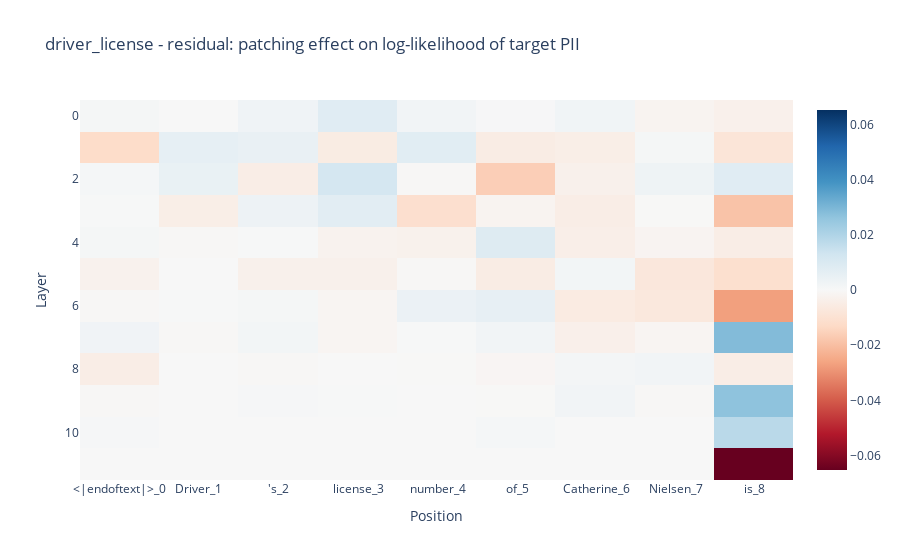
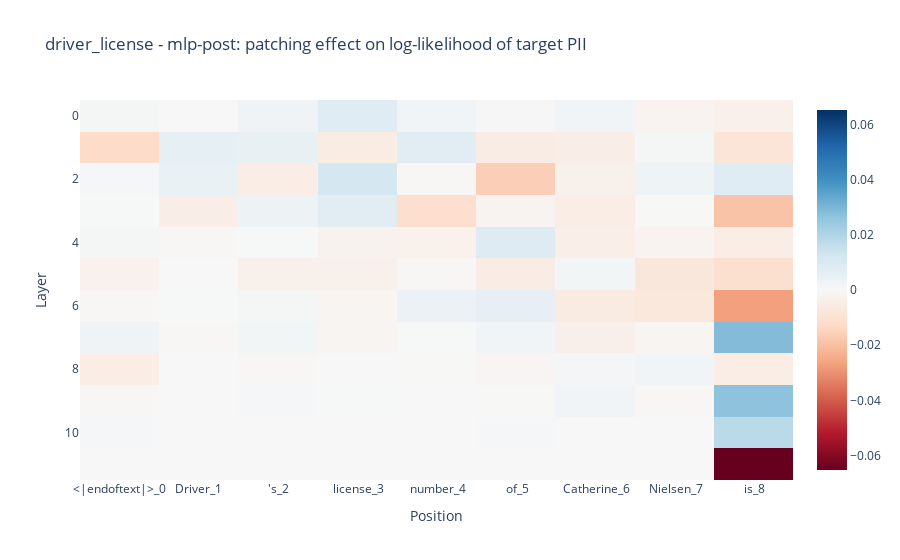
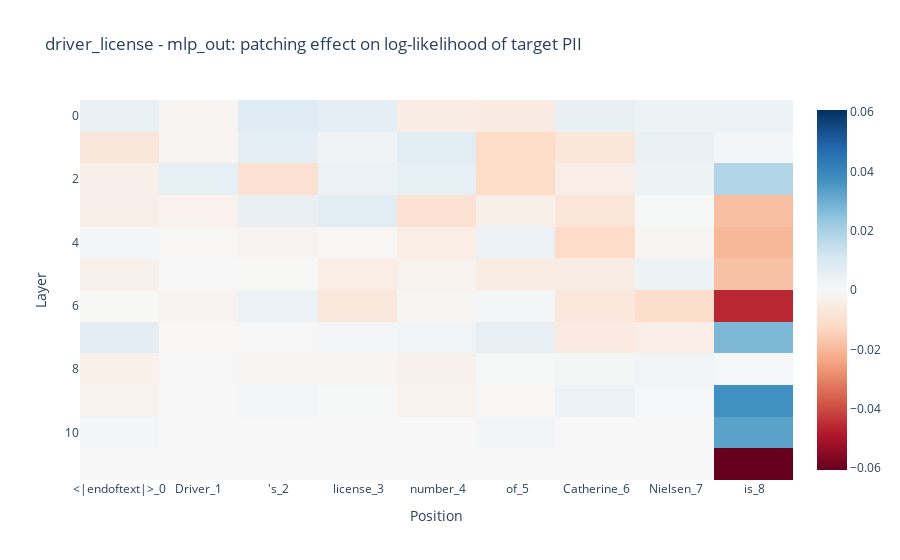
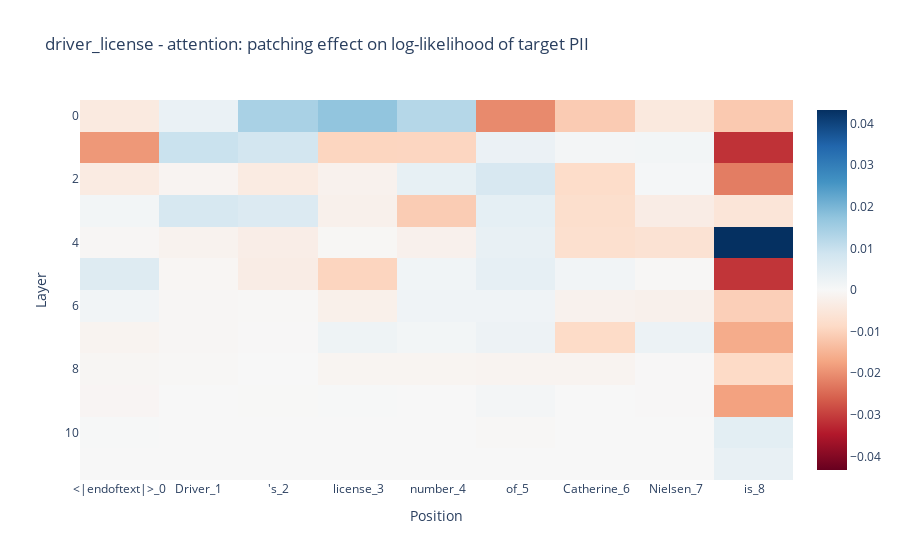

Write notebook code for charts like these, in order.
### Code cell
# Heatmap visualizations of sweep results using a simple Plotly imshow helper

from typing import Optional, Mapping


def imshow(tensor, **kwargs):
    """Simple wrapper around plotly.express.imshow.

    Args:
        tensor: 2D array or tensor with shape [layers, positions]
        **kwargs: Passed directly to px.imshow (e.g., x, y, labels, title).
    """
    fig = px.imshow(
        tl_utils.to_numpy(tensor),
        color_continuous_midpoint=0.0,
        color_continuous_scale="RdBu",
        **kwargs,
    )
    return fig


# Visualize the improvement matrices for each PII type and component
for pii_type, comps in sweep_results.items():
    for component, result in comps.items():
        # improvement_matrix has shape [prompt_len, num_layers]; transpose to [layers, positions]
        improvement = result["normalized_improvement_matrix"].T

        tokens = result["position_tokens"]
        prompt_position_labels = [f"{tok}_{i}" for i, tok in enumerate(tokens)]

        target_pii = result["target_pii"]

        fig = imshow(
            improvement,
            x=prompt_position_labels,
            title=f"{pii_type} - {component}: patching effect on log-likelihood of target PII",
            labels={
                "x": "Position",
                "y": "Layer",
            },
        )
        os.makedirs(OUTPUT_DIR / f"1_sample", exist_ok=True)
        filepath = OUTPUT_DIR / f"1_sample/impovement_metrics_layer_and_position_patching_{pii_type}_{component}.html"
        fig.write_html(filepath)
        fig.show()

### Figure 1 — Plotly figure (JSON) as saved in the notebook; plotly's stock layout.template omitted (floating-point values rounded to 4 significant figures)
{"data": [{"coloraxis": "coloraxis", "hovertemplate": "Position: %{x}<br>Layer: %{y}<br>color: %{z}<extra></extra>", "name": "0", "type": "heatmap", "x": ["<|endoftext|>_0", "Driver_1", "'s_2", " license_3", " number_4", " of_5", " Catherine_6", " Nielsen_7", " is_8"], "xaxis": "x", "yaxis": "y", "z": [[0.001044, 0.0001081, 0.002604, 0.007789, 0.002056, 0.0005041, 0.002393, -0.001873, -0.003265], [-0.01211, 0.005927, 0.004837, -0.0053, 0.007551, -0.005146, -0.004381, 0.001018, -0.008347], [0.000912, 0.004694, -0.004502, 0.01171, -0.0004807, -0.01608, -0.003239, 0.003019, 0.007853], [0.000227, -0.004249, 0.003292, 0.007102, -0.01097, -0.001876, -0.00465, -0.0002267, -0.0189], [0.001061, -0.0004458, 0.0002944, -0.002452, -0.002971, 0.008505, -0.004032, -0.001637, -0.004566], [-0.002749, 1.903e-06, -0.003251, -0.003137, -0.0005839, -0.005047, 0.001559, -0.007253, -0.01093], [-0.0005843, 0.0003309, 0.00103, -0.001386, 0.004178, 0.005621, -0.00558, -0.00693, -0.02706], [0.002568, -0.0004999, 0.001687, -0.001277, 0.0003366, 0.002033, -0.003575, -0.001356, 0.02859], [-0.004597, 7.013e-07, -0.0004584, 3.416e-05, -0.0001836, -0.001199, 0.001388, 0.002029, -0.004557], [-0.000619, 0.0, 0.0005694, 0.0001931, 3.907e-05, -0.0002318, 0.002044, -0.0005682, 0.02661], [0.0007851, 0.0, 0.0, 0.0, 0.0, 0.0008666, 0.0, 1.803e-06, 0.01785], [0.0, 0.0, 0.0, 0.0, 0.0, 0.0, 0.0, 0.0, -0.06518]]}], "layout": {"coloraxis": {"cmid": 0, "colorscale": [[0, "rgb(103,0,31)"], [0.1, "rgb(178,24,43)"], [0.2, "rgb(214,96,77)"], [0.3, "rgb(244,165,130)"], [0.4, "rgb(253,219,199)"], [0.5, "rgb(247,247,247)"], [0.6, "rgb(209,229,240)"], [0.7, "rgb(146,197,222)"], [0.8, "rgb(67,147,195)"], [0.9, "rgb(33,102,172)"], [1, "rgb(5,48,97)"]]}, "title": {"text": "driver_license - residual: patching effect on log-likelihood of target PII"}, "xaxis": {"anchor": "y", "constrain": "domain", "domain": [0, 1], "scaleanchor": "y", "title": {"text": "Position"}}, "yaxis": {"anchor": "x", "autorange": "reversed", "constrain": "domain", "domain": [0, 1], "title": {"text": "Layer"}}}}

### Figure 2 — Plotly figure (JSON) as saved in the notebook; plotly's stock layout.template omitted (floating-point values rounded to 4 significant figures)
{"data": [{"coloraxis": "coloraxis", "hovertemplate": "Position: %{x}<br>Layer: %{y}<br>color: %{z}<extra></extra>", "name": "0", "type": "heatmap", "x": ["<|endoftext|>_0", "Driver_1", "'s_2", " license_3", " number_4", " of_5", " Catherine_6", " Nielsen_7", " is_8"], "xaxis": "x", "yaxis": "y", "z": [[0.001044, 0.0001081, 0.002604, 0.007789, 0.002056, 0.0005041, 0.002393, -0.001873, -0.003265], [-0.01211, 0.005927, 0.004837, -0.0053, 0.007551, -0.005146, -0.004381, 0.001018, -0.008347], [0.000912, 0.004694, -0.004502, 0.01171, -0.0004807, -0.01608, -0.003239, 0.003019, 0.007853], [0.000227, -0.004249, 0.003292, 0.007102, -0.01097, -0.001876, -0.00465, -0.0002267, -0.0189], [0.001061, -0.0004458, 0.0002944, -0.002452, -0.002971, 0.008505, -0.004032, -0.001637, -0.004566], [-0.002749, 1.903e-06, -0.003251, -0.003137, -0.0005839, -0.005047, 0.001559, -0.007253, -0.01093], [-0.0005843, 0.0003309, 0.00103, -0.001386, 0.004178, 0.005621, -0.00558, -0.00693, -0.02706], [0.002568, -0.0004999, 0.001687, -0.001277, 0.0003366, 0.002033, -0.003575, -0.001356, 0.02859], [-0.004597, 7.013e-07, -0.0004584, 3.416e-05, -0.0001836, -0.001199, 0.001388, 0.002029, -0.004557], [-0.000619, 0.0, 0.0005694, 0.0001931, 3.907e-05, -0.0002318, 0.002044, -0.0005682, 0.02661], [0.0007851, 0.0, 0.0, 0.0, 0.0, 0.0008666, 0.0, 1.803e-06, 0.01785], [0.0, 0.0, 0.0, 0.0, 0.0, 0.0, 0.0, 0.0, -0.06518]]}], "layout": {"coloraxis": {"cmid": 0, "colorscale": [[0, "rgb(103,0,31)"], [0.1, "rgb(178,24,43)"], [0.2, "rgb(214,96,77)"], [0.3, "rgb(244,165,130)"], [0.4, "rgb(253,219,199)"], [0.5, "rgb(247,247,247)"], [0.6, "rgb(209,229,240)"], [0.7, "rgb(146,197,222)"], [0.8, "rgb(67,147,195)"], [0.9, "rgb(33,102,172)"], [1, "rgb(5,48,97)"]]}, "title": {"text": "driver_license - mlp-post: patching effect on log-likelihood of target PII"}, "xaxis": {"anchor": "y", "constrain": "domain", "domain": [0, 1], "scaleanchor": "y", "title": {"text": "Position"}}, "yaxis": {"anchor": "x", "autorange": "reversed", "constrain": "domain", "domain": [0, 1], "title": {"text": "Layer"}}}}

### Figure 3 — Plotly figure (JSON) as saved in the notebook; plotly's stock layout.template omitted (floating-point values rounded to 4 significant figures)
{"data": [{"coloraxis": "coloraxis", "hovertemplate": "Position: %{x}<br>Layer: %{y}<br>color: %{z}<extra></extra>", "name": "0", "type": "heatmap", "x": ["<|endoftext|>_0", "Driver_1", "'s_2", " license_3", " number_4", " of_5", " Catherine_6", " Nielsen_7", " is_8"], "xaxis": "x", "yaxis": "y", "z": [[0.004364, -0.001238, 0.007474, 0.006037, -0.004775, -0.005241, 0.004445, 0.003195, 0.003382], [-0.006794, -0.001387, 0.006067, 0.002563, 0.006957, -0.01189, -0.007214, 0.004253, 0.001399], [-0.003308, 0.005371, -0.009432, 0.003931, 0.005466, -0.01183, -0.004014, 0.003212, 0.01804], [-0.003633, -0.00248, 0.004707, 0.007098, -0.009002, -0.003666, -0.007837, 0.0002534, -0.01858], [0.001419, -0.0004363, -0.001619, -0.0006026, -0.004351, 0.003961, -0.01175, -0.0009916, -0.02017], [-0.002946, -1.503e-06, -0.0001571, -0.004236, -0.002259, -0.004594, -0.004779, 0.00326, -0.01829], [-0.0001513, -0.001677, 0.003815, -0.0067, -0.0008611, 0.001265, -0.00711, -0.01123, -0.0461], [0.006534, -0.0004173, -0.0002247, 0.001023, 0.001863, 0.00506, -0.005651, -0.003987, 0.02755], [-0.003199, -0.0002872, -0.0007519, -0.00137, -0.002893, 0.000162, 0.0009106, 0.002187, 0.0007714], [-0.002067, 0.0, 0.001038, 0.0001687, -0.002791, -0.0006287, 0.003389, 0.0005409, 0.03715], [0.001367, 0.0, 0.0, 0.0, 0.0, 0.001685, 0.0, 0.0, 0.03275], [0.0, 0.0, 0.0, 0.0, 0.0, 0.0, 0.0, 0.0, -0.06071]]}], "layout": {"coloraxis": {"cmid": 0, "colorscale": [[0, "rgb(103,0,31)"], [0.1, "rgb(178,24,43)"], [0.2, "rgb(214,96,77)"], [0.3, "rgb(244,165,130)"], [0.4, "rgb(253,219,199)"], [0.5, "rgb(247,247,247)"], [0.6, "rgb(209,229,240)"], [0.7, "rgb(146,197,222)"], [0.8, "rgb(67,147,195)"], [0.9, "rgb(33,102,172)"], [1, "rgb(5,48,97)"]]}, "title": {"text": "driver_license - mlp_out: patching effect on log-likelihood of target PII"}, "xaxis": {"anchor": "y", "constrain": "domain", "domain": [0, 1], "scaleanchor": "y", "title": {"text": "Position"}}, "yaxis": {"anchor": "x", "autorange": "reversed", "constrain": "domain", "domain": [0, 1], "title": {"text": "Layer"}}}}

### Figure 4 — Plotly figure (JSON) as saved in the notebook; plotly's stock layout.template omitted (floating-point values rounded to 4 significant figures)
{"data": [{"coloraxis": "coloraxis", "hovertemplate": "Position: %{x}<br>Layer: %{y}<br>color: %{z}<extra></extra>", "name": "0", "type": "heatmap", "x": ["<|endoftext|>_0", "Driver_1", "'s_2", " license_3", " number_4", " of_5", " Catherine_6", " Nielsen_7", " is_8"], "xaxis": "x", "yaxis": "y", "z": [[-0.004152, 0.003034, 0.01411, 0.01725, 0.01249, -0.0207, -0.01114, -0.004432, -0.01149], [-0.01888, 0.00955, 0.008201, -0.009504, -0.009378, 0.002829, 0.0009784, 0.001039, -0.03143], [-0.003793, -0.0011, -0.003756, -0.001739, 0.003545, 0.007073, -0.008037, 0.0006009, -0.0223], [0.001135, 0.007309, 0.006162, -0.002138, -0.01107, 0.004006, -0.007551, -0.003295, -0.005636], [-0.0006303, -0.001536, -0.002941, -0.0004618, -0.002052, 0.003349, -0.007194, -0.006426, 0.04322], [0.005764, -0.000728, -0.003267, -0.009633, 0.001542, 0.003855, 0.001432, -0.0004268, -0.03105], [0.001309, -0.0004783, -0.0003018, -0.00227, 0.001782, 0.001839, -0.001783, -0.002118, -0.01052], [-0.001247, -0.0005566, -0.0002683, 0.002034, 0.001143, 0.002322, -0.008443, 0.002559, -0.01614], [-0.0006928, -0.0003241, 9.307e-05, -0.001069, -0.001025, -0.001227, -0.001341, -0.0002567, -0.008614], [-0.0008026, 0.0, -0.0001268, 0.0001162, -2.444e-05, 0.0009471, 6.962e-05, -0.000192, -0.01761], [0.0001424, 0.0, 0.0, 0.0, 0.0, -0.0003915, 0.0, 0.0, 0.004444], [0.0, 0.0, 0.0, 0.0, 0.0, 0.0, 0.0, 0.0, 0.003467]]}], "layout": {"coloraxis": {"cmid": 0, "colorscale": [[0, "rgb(103,0,31)"], [0.1, "rgb(178,24,43)"], [0.2, "rgb(214,96,77)"], [0.3, "rgb(244,165,130)"], [0.4, "rgb(253,219,199)"], [0.5, "rgb(247,247,247)"], [0.6, "rgb(209,229,240)"], [0.7, "rgb(146,197,222)"], [0.8, "rgb(67,147,195)"], [0.9, "rgb(33,102,172)"], [1, "rgb(5,48,97)"]]}, "title": {"text": "driver_license - attention: patching effect on log-likelihood of target PII"}, "xaxis": {"anchor": "y", "constrain": "domain", "domain": [0, 1], "scaleanchor": "y", "title": {"text": "Position"}}, "yaxis": {"anchor": "x", "autorange": "reversed", "constrain": "domain", "domain": [0, 1], "title": {"text": "Layer"}}}}
